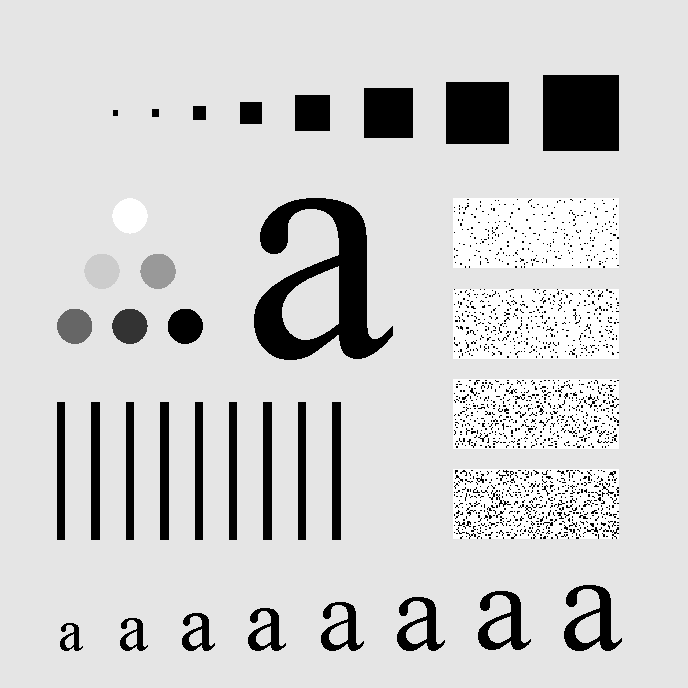
#> input picture LAB 9/smoothing.tif, 688 x 688 px
$ jupyter execute --allow-errors 'LAB 9_DIP.ipynb'
#> lines starting #> are read from the running program, lines starting #| are printed output that depends on the picture
[cell 1]
import numpy as np
from PIL import Image
import PIL
import itertools
import math

[cell 2]
def masking(I,mas):
    k = int(mas.shape[0])/2
    O = np.zeros(I.shape)
    I = np.pad(I, k, mode='constant')
    dem=0
    for a,b in itertools.product(range(0,mas.shape[0]),range(0,mas.shape[1])):
        dem+=mas[a][b]

    for x,y in itertools.product(range(k,I.shape[0] - k),range(k,I.shape[1] - k)):
        temp=0
        v=x-mas.shape[0]//2
        u=y-mas.shape[1]//2
        for a,b in itertools.product(range(0,mas.shape[0]),range(0,mas.shape[1])):
            temp += I[v+a][u+b]*mas[a][b]
        if dem ==0:
            dem = 1
        temp/=dem
        O[x-k][y-k] =temp
    #I = O[k:int(I.shape[0])-k,k:int(I.shape[1])-k]#slicing
    return O

[cell 3]
#TASK 1 PART 1
I = np.asarray(PIL.Image.open('smoothing.tif'))
#> I is the input picture: shape (688, 688); min 0, max 255, mean 207.3
mas = np.ones((3,3))#can also apply filter of any size
#> (the rest of this cell did not finish here and is left out)

[cell 4]
I = np.asarray(PIL.Image.open('smoothing.tif'))
mas = np.ones((5,5))#can also apply filter of any size
#> (the rest of this cell did not finish here and is left out)

[cell 5]
I = np.asarray(PIL.Image.open('smoothing.tif'))
mas = np.ones((15,15))#can also apply filter of any size
#> (the rest of this cell did not finish here and is left out)

[cell 6]
I = np.asarray(PIL.Image.open('smoothing.tif'))
mas = np.ones((35,35))#can also apply filter of any size
#> (the rest of this cell did not finish here and is left out)

im = Image.fromarray(I)
im.show()

[cell 7]
#TASK 1 PART 2
I = np.asarray(PIL.Image.open('smoothing.tif'))
mas =np.array([[1,2,3],[2,4,2],[1,2,1]])
#> (the rest of this cell did not finish here and is left out)

[cell 8]
#Question: What do you observe when increasing the size of the filter and why?
#Answer: By increasing the size of filter, I see there is more averaging taking place hence, the image is more smoothed. As
#        we increase the neighbourhood, the no. of intensities are increased, hence, more the middle pixel intensity is most
#        effected.

[cell 9]
#TASK 2
I = np.asarray(PIL.Image.open('smoothing.tif'))
gas =np.array([[1,1,2,2,2,1,1],[1,2,2,4,2,2,1],[2,2,4,8,4,2,2],[2,4,8,16,8,4,2],[2,2,4,8,4,2,2],[1,2,2,4,2,2,1],[1,1,2,2,2,1,1]])
#> (the rest of this cell did not finish here and is left out)

[cell 10]
#QUESTION: What impact do you think happen when the value of σ is increased?
#ANSWER: As we increased the value of σ, the image blurrerness will increase. As it works like a low pass filter. By increasing
#        the value of σ, we are increasing the values around the centre to pass through.

#> (a cell that did not finish here is left out)

#> (a cell that did not finish here is left out)

[cell 13]
#TASK 4
def medianfilter(I,mas):
    k = int(mas.shape[0])/2
    window = np.zeros(mas.size)
    O = np.zeros(I.shape)
    I = np.pad(I, k, mode='constant')
    dem=0
    for a,b in itertools.product(range(0,mas.shape[0]),range(0,mas.shape[1])):
        dem+=mas[a][b]

    for x,y in itertools.product(range(k,I.shape[0] - k),range(k,I.shape[1] - k)):
        temp=0
        v=x-mas.shape[0]//2
        u=y-mas.shape[1]//2
        i=0
        for a,b in itertools.product(range(0,mas.shape[0]),range(0,mas.shape[1])):
            window[i] = I[v+a][u+b]
            i=i+1
        window.sort()
        O[x-k][y-k] =window[(int(mas.shape[0])*int(mas.shape[1]))/2]
    #I = I[k:int(I.shape[0])-k,k:int(I.shape[1])-k]#slicing
    return O

I = np.asarray(PIL.Image.open('saltandpaper.tif'))
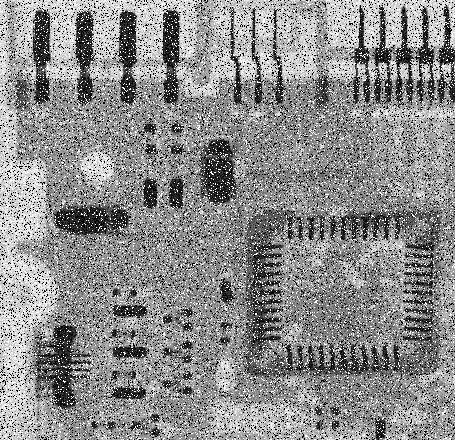
#> input picture LAB 9/saltandpaper.tif, 455 x 440 px
#> I is the input picture: shape (440, 455); min 0, max 255, mean 140.1
mas = np.ones((5,5))#here this is only used for getting the size of the median filter
#> (the rest of this cell did not finish here and is left out)

[cell 14]
#QUESTION: Which filtering approach do you consider will suit best to remove the said noise?
#ANSWER:For removing noice, we use median filter as it takes the middle value from the given mask(computed from neighbours),
#        and assigns the new value which is the centre value of the mask. So hence, noice could easily be removed from this.

[cell 15]
#TASK5
sobelx= np.array([[-1,0,1],[-2,0,2],[-1,0,1]])
sobely= np.array([[-1,-2,-1],[0,0,0],[1,2,1]])
I = np.asarray(PIL.Image.open('two_cats.jpg').convert('L'))
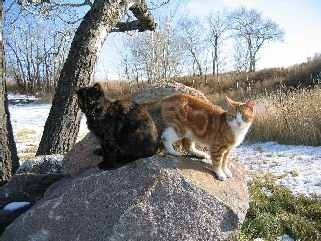
#> input picture LAB 9/two_cats.jpg, 321 x 241 px
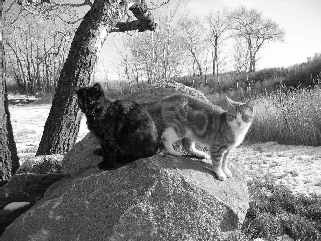
#> I: shape (241, 321); min 0, max 255, mean 133.2
#> (the rest of this cell did not finish here and is left out)
